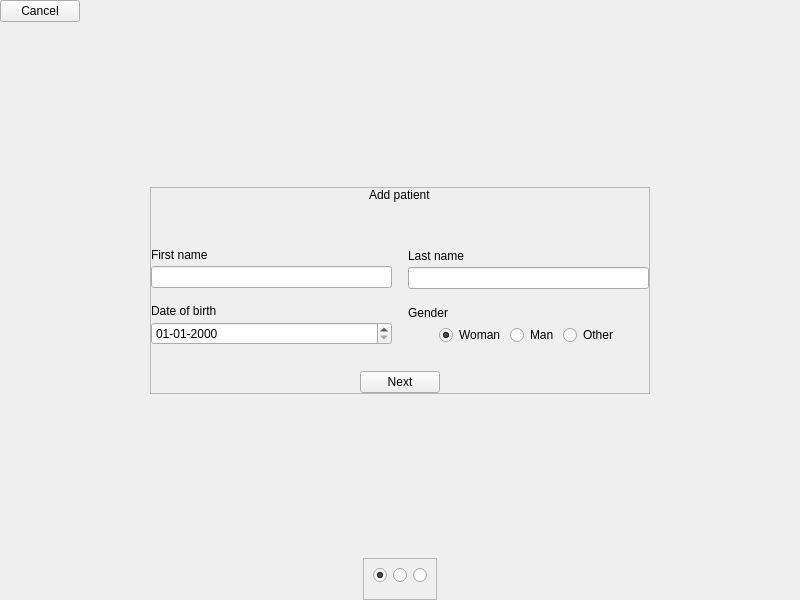
<?xml version="1.0" encoding="UTF-8"?>
<ui version="4.0">
 <class>upsert_patient</class>
 <widget class="QWidget" name="upsert_patient">
  <property name="geometry">
   <rect>
    <x>0</x>
    <y>0</y>
    <width>800</width>
    <height>600</height>
   </rect>
  </property>
  <property name="windowTitle">
   <string>Loggin</string>
  </property>
  <property name="styleSheet">
   <string notr="true"/>
  </property>
  <layout class="QVBoxLayout" name="verticalLayout">
   <property name="spacing">
    <number>0</number>
   </property>
   <property name="leftMargin">
    <number>0</number>
   </property>
   <property name="topMargin">
    <number>0</number>
   </property>
   <property name="rightMargin">
    <number>0</number>
   </property>
   <property name="bottomMargin">
    <number>0</number>
   </property>
   <item>
    <layout class="QHBoxLayout" name="ly_navigator">
     <property name="topMargin">
      <number>0</number>
     </property>
     <item>
      <widget class="NavigatorButton" name="bt_cancel">
       <property name="text">
        <string>Cancel</string>
       </property>
      </widget>
     </item>
     <item>
      <spacer name="horizontalSpacer_2">
       <property name="orientation">
        <enum>Qt::Horizontal</enum>
       </property>
       <property name="sizeHint" stdset="0">
        <size>
         <width>40</width>
         <height>20</height>
        </size>
       </property>
      </spacer>
     </item>
    </layout>
   </item>
   <item>
    <spacer name="verticalSpacer_3">
     <property name="orientation">
      <enum>Qt::Vertical</enum>
     </property>
     <property name="sizeHint" stdset="0">
      <size>
       <width>20</width>
       <height>40</height>
      </size>
     </property>
    </spacer>
   </item>
   <item alignment="Qt::AlignHCenter|Qt::AlignVCenter">
    <widget class="QFrame" name="c_center">
     <property name="minimumSize">
      <size>
       <width>500</width>
       <height>0</height>
      </size>
     </property>
     <property name="frameShape">
      <enum>QFrame::StyledPanel</enum>
     </property>
     <property name="frameShadow">
      <enum>QFrame::Raised</enum>
     </property>
     <layout class="QVBoxLayout" name="verticalLayout_2">
      <property name="leftMargin">
       <number>0</number>
      </property>
      <property name="topMargin">
       <number>0</number>
      </property>
      <property name="rightMargin">
       <number>0</number>
      </property>
      <property name="bottomMargin">
       <number>0</number>
      </property>
      <item alignment="Qt::AlignHCenter">
       <widget class="Label" name="lb_title">
        <property name="text">
         <string>Add patient</string>
        </property>
       </widget>
      </item>
      <item>
       <spacer name="verticalSpacer_2">
        <property name="orientation">
         <enum>Qt::Vertical</enum>
        </property>
        <property name="sizeHint" stdset="0">
         <size>
          <width>20</width>
          <height>40</height>
         </size>
        </property>
       </spacer>
      </item>
      <item>
       <layout class="QHBoxLayout" name="ly_inputs" stretch="1,1">
        <property name="spacing">
         <number>16</number>
        </property>
        <property name="leftMargin">
         <number>0</number>
        </property>
        <property name="topMargin">
         <number>0</number>
        </property>
        <item>
         <layout class="QVBoxLayout" name="ly_left_side" stretch="1,1">
          <property name="spacing">
           <number>16</number>
          </property>
          <property name="topMargin">
           <number>0</number>
          </property>
          <item>
           <layout class="QVBoxLayout" name="ly_first_name">
            <property name="spacing">
             <number>4</number>
            </property>
            <property name="topMargin">
             <number>0</number>
            </property>
            <item>
             <widget class="QLabel" name="lb_first_name">
              <property name="text">
               <string>First name</string>
              </property>
             </widget>
            </item>
            <item>
             <widget class="LineEdit" name="i_first_name"/>
            </item>
           </layout>
          </item>
          <item>
           <layout class="QVBoxLayout" name="ly_birth_date">
            <property name="spacing">
             <number>4</number>
            </property>
            <property name="topMargin">
             <number>0</number>
            </property>
            <item>
             <widget class="QLabel" name="lb_birth_date">
              <property name="text">
               <string>Date of birth</string>
              </property>
             </widget>
            </item>
            <item>
             <widget class="QDateEdit" name="i_birth_date">
              <property name="minimumDate">
               <date>
                <year>1900</year>
                <month>1</month>
                <day>1</day>
               </date>
              </property>
              <property name="displayFormat">
               <string>dd-MM-yyyy</string>
              </property>
             </widget>
            </item>
           </layout>
          </item>
         </layout>
        </item>
        <item>
         <layout class="QVBoxLayout" name="ly_right_side" stretch="1,1">
          <property name="spacing">
           <number>16</number>
          </property>
          <property name="topMargin">
           <number>0</number>
          </property>
          <item>
           <layout class="QVBoxLayout" name="c_last_name">
            <property name="spacing">
             <number>4</number>
            </property>
            <item>
             <widget class="QLabel" name="lb_last_name">
              <property name="text">
               <string>Last name</string>
              </property>
             </widget>
            </item>
            <item>
             <widget class="LineEdit" name="i_last_name"/>
            </item>
           </layout>
          </item>
          <item>
           <layout class="QVBoxLayout" name="ly_gender">
            <property name="spacing">
             <number>4</number>
            </property>
            <item>
             <widget class="QLabel" name="lb_gender">
              <property name="text">
               <string>Gender</string>
              </property>
             </widget>
            </item>
            <item>
             <layout class="QHBoxLayout" name="ly_gender_rb">
              <item>
               <spacer name="horizontalSpacer_3">
                <property name="orientation">
                 <enum>Qt::Horizontal</enum>
                </property>
                <property name="sizeHint" stdset="0">
                 <size>
                  <width>40</width>
                  <height>20</height>
                 </size>
                </property>
               </spacer>
              </item>
              <item>
               <widget class="QRadioButton" name="i_gender_f">
                <property name="text">
                 <string>Woman</string>
                </property>
                <property name="checked">
                 <bool>true</bool>
                </property>
               </widget>
              </item>
              <item>
               <widget class="QRadioButton" name="i_gender_m">
                <property name="text">
                 <string>Man</string>
                </property>
               </widget>
              </item>
              <item>
               <widget class="QRadioButton" name="i_gender_o">
                <property name="text">
                 <string>Other</string>
                </property>
               </widget>
              </item>
              <item>
               <spacer name="horizontalSpacer">
                <property name="orientation">
                 <enum>Qt::Horizontal</enum>
                </property>
                <property name="sizeHint" stdset="0">
                 <size>
                  <width>40</width>
                  <height>20</height>
                 </size>
                </property>
               </spacer>
              </item>
             </layout>
            </item>
           </layout>
          </item>
         </layout>
        </item>
       </layout>
      </item>
      <item>
       <spacer name="verticalSpacer">
        <property name="orientation">
         <enum>Qt::Vertical</enum>
        </property>
        <property name="sizeHint" stdset="0">
         <size>
          <width>20</width>
          <height>20</height>
         </size>
        </property>
       </spacer>
      </item>
      <item alignment="Qt::AlignHCenter">
       <widget class="Button" name="bt_next">
        <property name="text">
         <string>Next</string>
        </property>
       </widget>
      </item>
     </layout>
    </widget>
   </item>
   <item>
    <spacer name="verticalSpacer_4">
     <property name="orientation">
      <enum>Qt::Vertical</enum>
     </property>
     <property name="sizeHint" stdset="0">
      <size>
       <width>20</width>
       <height>40</height>
      </size>
     </property>
    </spacer>
   </item>
   <item alignment="Qt::AlignHCenter">
    <widget class="QFrame" name="c_rb_upsert_patient_views">
     <property name="frameShape">
      <enum>QFrame::StyledPanel</enum>
     </property>
     <property name="frameShadow">
      <enum>QFrame::Raised</enum>
     </property>
     <layout class="QHBoxLayout" name="horizontalLayout_2">
      <property name="bottomMargin">
       <number>16</number>
      </property>
      <item>
       <widget class="QRadioButton" name="i_upsert_patient_view">
        <property name="text">
         <string/>
        </property>
        <property name="checked">
         <bool>true</bool>
        </property>
       </widget>
      </item>
      <item>
       <widget class="QRadioButton" name="i_upsert_patient_mi_view">
        <property name="text">
         <string/>
        </property>
       </widget>
      </item>
      <item>
       <widget class="QRadioButton" name="i_upsert_patient_preview_view">
        <property name="text">
         <string/>
        </property>
       </widget>
      </item>
     </layout>
    </widget>
   </item>
  </layout>
 </widget>
 <customwidgets>
  <customwidget>
   <class>Label</class>
   <extends>QLabel</extends>
   <header>.promoted.label</header>
  </customwidget>
  <customwidget>
   <class>NavigatorButton</class>
   <extends>QPushButton</extends>
   <header location="global">.promoted.navigator_button</header>
  </customwidget>
  <customwidget>
   <class>Button</class>
   <extends>QPushButton</extends>
   <header>.promoted.button</header>
  </customwidget>
  <customwidget>
   <class>LineEdit</class>
   <extends>QLineEdit</extends>
   <header>.promoted.line_edit</header>
  </customwidget>
 </customwidgets>
 <resources/>
 <connections/>
</ui>
